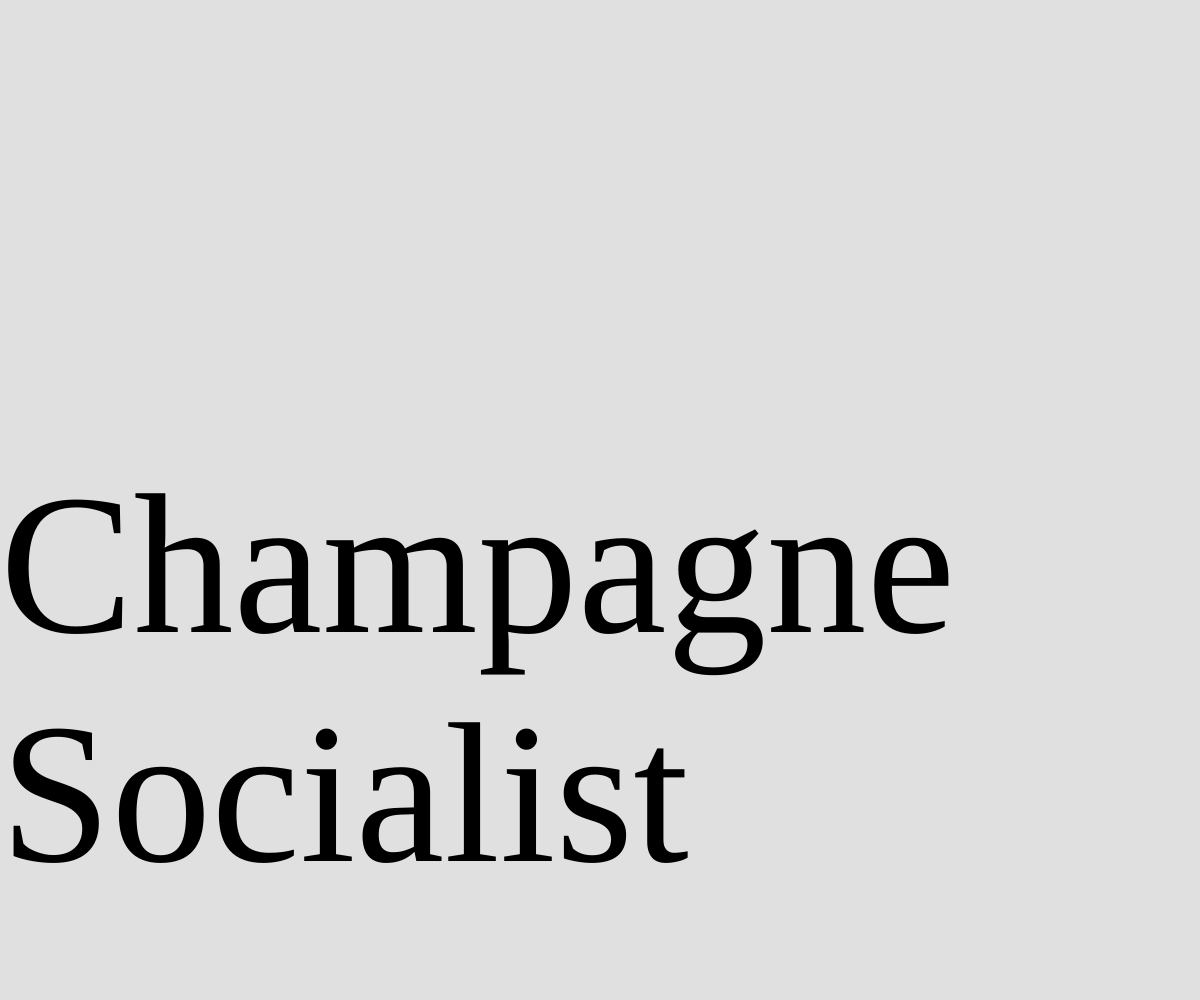
Frame 1 (no input)
Frame 60 (no input): identical to frame 1, image omitted
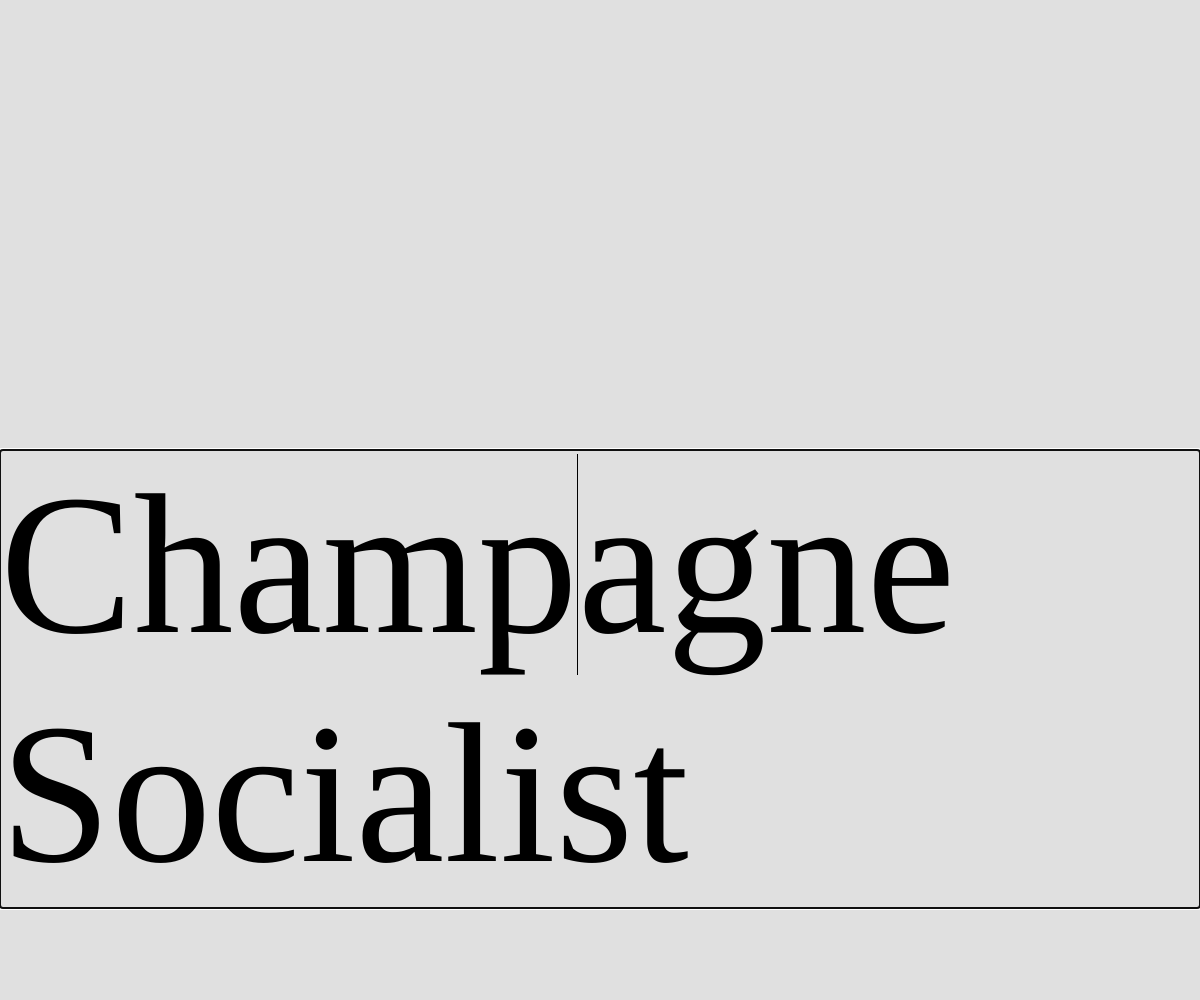
Frame 120 (the mouse pressed at the canvas centre since frame 60)

The p5.js sketch that drew these frames (run headless with seeded random() and noise() and a simulated clock; from frame 60 on, the mouse is pressed at the canvas centre):

// p5.js sketch
// ── sketch.js
let glythCount=0;

function setup() {
  createCanvas (windowWidth,windowHeight);
  p = createP('Champagne Socialist');
}

function draw() {
  background(224);
  
  let posX = 0;
  let posY = height/4;

  let splitString = split(p.elt.innerText,'');
  let dynamicSize = constrain(map(splitString.length,1,25,300,120),120,300);

  let fts = 200;

    
  let pfat = constrain(map(mouseX,0,width,1,999),1,999);
  
  p.style('font-size' ,fts+'px');
  p.style('font-weight' ,pfat);
  p.style('align', 'center');
  p.attribute('contenteditable',true)
  p.attribute('spellcheck', false)
  p.position(posX,posY);
}

function windowResized(){
  resizeCanvas(windowWidth,windowHeight);
}

// ── style.css
@font-face {
  font-family: 'UniFont';
  src: url('elements/UniFont-UniFontVariable.ttf') format("truetype-variations");
  font-weight: 1 999;
}

html, body {
  margin: auto;
  padding: 0;
  background-color: #E0E0E0;
}

canvas {
  display: block;
  margin:auto;
}

p {
  color : #000000;
  text-align: center;
  font-family: 'UniFont';
  font-weight: 999;
  width: 100%;
  margin: auto;
  position: absolute;
  
}

[contenteditable="true"]:focus {
	outline: none;
}

[contenteditable]:hover {
  transition: color ease 0.2s;
  color: red;
}
